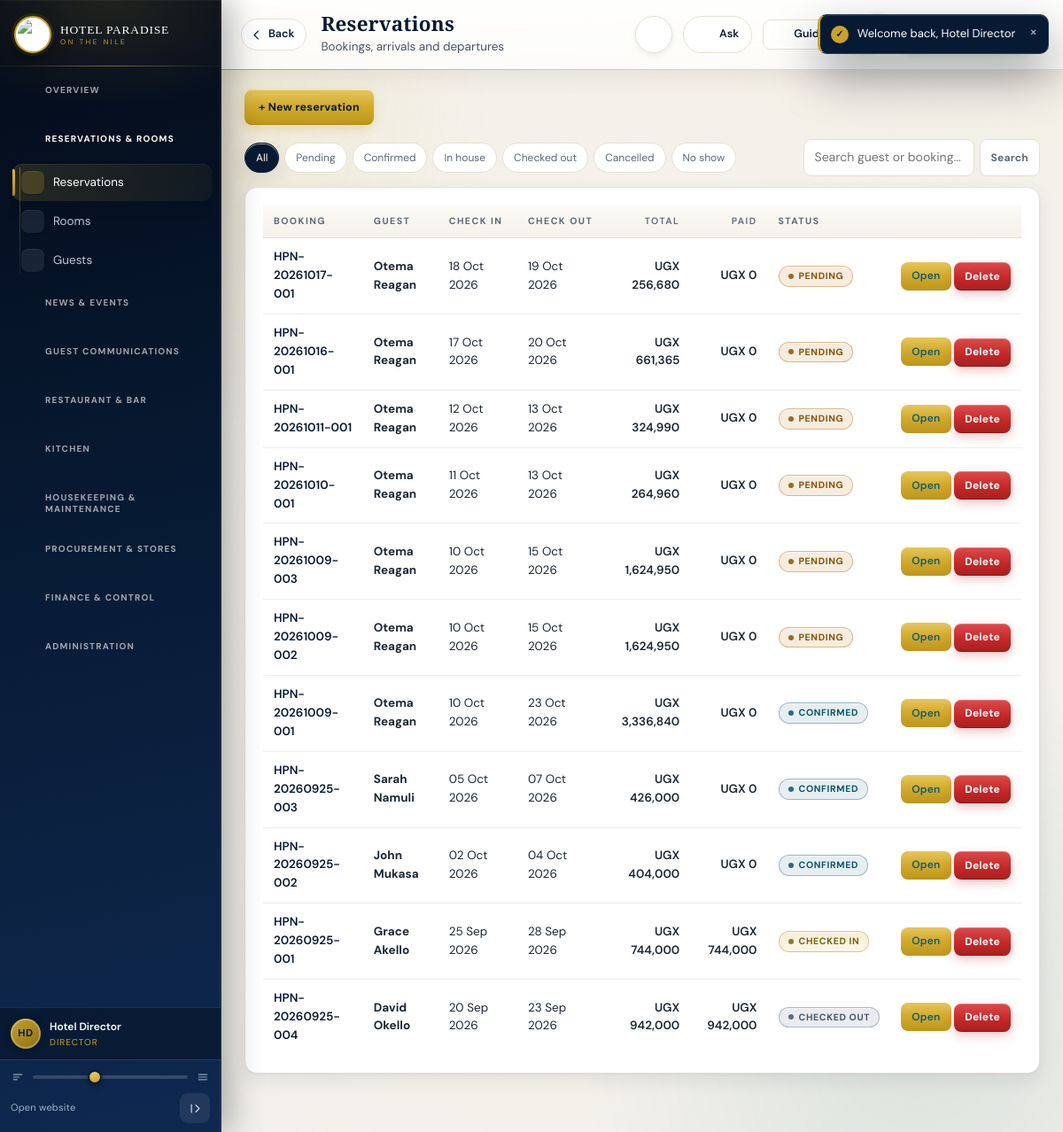
Screenshot of /backend-php/index.php?page=reservations (signed in) with the database file from the repository.
### tables this page shows
CREATE TABLE `reservations` (
  `id` bigint(20) UNSIGNED NOT NULL,
  `hotel_id` bigint(20) UNSIGNED NOT NULL,
  `guest_id` bigint(20) UNSIGNED NOT NULL,
  `booking_number` varchar(60) NOT NULL,
  `source` enum('website','walk_in','phone','email','agent','other') DEFAULT 'walk_in',
  `check_in` datetime NOT NULL,
  `check_out` datetime NOT NULL,
  `adults` int(11) DEFAULT 1,
  `children` int(11) DEFAULT 0,
  `status` enum('pending','confirmed','checked_in','checked_out','cancelled','no_show') DEFAULT 'pending',
  `room_rate` decimal(14,2) DEFAULT 0.00,
  `nights` int(11) DEFAULT 1,
  `subtotal` decimal(14,2) NOT NULL DEFAULT 0.00,
  `tax` decimal(14,2) NOT NULL DEFAULT 0.00,
  `total` decimal(14,2) NOT NULL DEFAULT 0.00,
  `paid` decimal(14,2) NOT NULL DEFAULT 0.00,
  `notes` text DEFAULT NULL,
  `created_at` timestamp NULL DEFAULT NULL,
  `updated_at` timestamp NULL DEFAULT NULL,
  `deleted_at` timestamp NULL DEFAULT NULL,
  `deleted_by` bigint(20) UNSIGNED DEFAULT NULL
);

CREATE TABLE `guests` (
  `id` bigint(20) UNSIGNED NOT NULL,
  `user_id` bigint(20) UNSIGNED DEFAULT NULL,
  `hotel_id` bigint(20) UNSIGNED NOT NULL,
  `full_name` varchar(190) NOT NULL,
  `phone` varchar(50) DEFAULT NULL,
  `email` varchar(190) DEFAULT NULL,
  `nationality` varchar(100) DEFAULT NULL,
  `id_type` varchar(50) DEFAULT NULL,
  `id_number` varchar(100) DEFAULT NULL,
  `created_at` timestamp NULL DEFAULT NULL,
  `updated_at` timestamp NULL DEFAULT NULL,
  `deleted_at` timestamp NULL DEFAULT NULL,
  `deleted_by` bigint(20) UNSIGNED DEFAULT NULL
);

### backend-php/modules/reservations.php (the view, shortened to what this page needs)
<?php
$st=$_GET['st']??'';
$qtext=trim($_GET['q']??'');
$where='1=1'; $params=[];
$where.=' AND r.deleted_at IS NULL';
$list=rows("SELECT r.id,r.booking_number,r.check_in,r.check_out,r.status,r.total,r.paid,r.adults,g.full_name FROM reservations r JOIN guests g ON g.id=r.guest_id WHERE $where ORDER BY r.check_in DESC LIMIT 200",$params);
echo '<div class="toolbar"><a class="btn" href="'.BASE.'/index.php?page=reservations&act=new">+ New reservation</a></div>';
echo '<div class="rfilter">';
foreach([''=>'All','pending'=>'Pending','confirmed'=>'Confirmed','checked_in'=>'In house','checked_out'=>'Checked out','cancelled'=>'Cancelled','no_show'=>'No show'] as $k=>$v4){
 echo '<a href="'.BASE.'/index.php?page=reservations'.($k?'&st='.$k:'').'"><button class="'.($st===$k?'on':'').'">'.$v4.'</button></a>';
}
echo '<form method="get" style="margin-left:auto;display:flex;gap:6px"><input type="hidden" name="page" value="reservations"><input name="q" value="'.e($qtext).'" placeholder="Search guest or booking..." style="padding:9px 12px;border:1px solid var(--line);border-radius:9px"><button class="btn sm">Search</button></form></div>';
echo '<div class="panel"><table class="tbl"><thead><tr><th>Booking</th><th>Guest</th><th>Check in</th><th>Check out</th><th class="num">Total</th><th class="num">Paid</th><th>Status</th><th></th></tr></thead><tbody>';
foreach($list as $r){ echo '<tr><td>'.e($r['booking_number']).'</td><td><b>'.e($r['full_name']).'</b></td><td>'.fmtdate($r['check_in']).'</td><td>'.fmtdate($r['check_out']).'</td><td class="num">'.money($r['total']).'</td><td class="num">'.money($r['paid']).'</td><td>'.status_badge($r['status']).'</td><td style="white-space:nowrap"><a class="btn sm" href="'.BASE.'/index.php?page=reservations&view='.(int)$r['id'].'">Open</a> '.trash_button('reservations',(int)$r['id'],'reservations').'</td></tr>'; }
echo '</tbody></table></div>';

### backend-php/app/bootstrap.php (shortened to what this page needs)
<?php
if(!function_exists('hp_config')){
 function hp_config(): array{
  $file=__DIR__.'/../config.php';
  if(!is_readable($file)) return $cfg=[];
  $got=include $file;
  return $cfg=is_array($got)?$got:[];
 }
}
function db_config(): array{
 $fromFile=hp_config();
 $fromConfig=function(string $path) use($fromFile){
  $node=$fromFile;
  foreach(explode('.',$path) as $step){
   if(!is_array($node)||!array_key_exists($step,$node)) return null;
   $node=$node[$step];
  }
  return $node;
 };
 $pick=function(string $path,string $env,string $fallback) use($fromConfig): string{
  $v=getenv($env);
  if(is_string($v)&&$v!=='') return $v;
  $v=$fromConfig($path);
  if(is_string($v)&&$v!=='') return $v;
  return $fallback;
 };
 $host=$pick('db.host','HP_DB_HOST','127.0.0.1');
 $port=$pick('db.port','HP_DB_PORT','');
 return $cfg=[
  'dsn'=>'mysql:host='.$host.($port!==''?';port='.$port:'').';charset=utf8mb4',
  'host'=>$host,'port'=>$port,
  'name'=>$pick('db.name','HP_DB_NAME','hotelpardise_system'),
  'user'=>$pick('db.user','HP_DB_USER','hotelpardise_system'),
  'pass'=>$pick('db.pass','HP_DB_PASS',''),
  'web'=>[
   'name'=>$pick('web_db.name','HP_WEB_DB_NAME','hotelpardise_website'),
   'user'=>$pick('web_db.user','HP_WEB_DB_USER','hotelpardise_website'),
   'pass'=>$pick('web_db.pass','HP_WEB_DB_PASS',''),
  ],
 ];
}
function db_connect(string $dsn,string $dbName,string $user,string $pass): PDO{
  try{
   return new PDO($dsn.';dbname='.$dbName,$user,$pass,[
    PDO::ATTR_ERRMODE=>PDO::ERRMODE_EXCEPTION,
    PDO::ATTR_DEFAULT_FETCH_MODE=>PDO::FETCH_ASSOC
   ]);
  }catch(PDOException $e){
   $reason=db_failure_reason($e,$dbName,$user);
   error_log('[hotel db] cannot open '.$dbName.' as '.$user.'@'.db_config()['host']
    .' [SQLSTATE '.$e->getCode().']: '.$reason);
   throw new RuntimeException($reason,0);
  }
}
function db(): PDO{
  static $pdo=null;
  if($pdo===null){
   $c=db_config();
   try{
    $pdo=db_connect($c['dsn'],$c['name'],$c['user'],$c['pass']);
   }catch(RuntimeException $e){
    db_setup_page($e->getMessage());
   }
  }
  return $pdo;
}
function q(string $sql,array $p=[]){ $st=db()->prepare($sql); $st->execute($p); return $st; }
function rows(string $sql,array $p=[]){ return q($sql,$p)->fetchAll(); }
function e($v=null): string{ return htmlspecialchars((string)$v,ENT_QUOTES,'UTF-8'); }
function money($v): string{ return 'UGX '.number_format((float)$v,0); }
function fmtdate($d): string{ return $d?date('d M Y',strtotime((string)$d)):''; }
function badge(string $text,string $tone='grey'): string{
 static $tones=['ok'=>1,'warn'=>1,'bad'=>1,'gold'=>1,'navy'=>1,'blue'=>1,'grey'=>1];
 $t=isset($tones[$tone])?$tone:'grey';
 return '<span class="badge '.e($t).'">'.e($text).'</span>';
}
require_once __DIR__.'/trash.php';

### backend-php/app/trash.php (shortened to what this page needs)
<?php
function trash_registry(): array{
 return [
  'guests'                =>['label'=>'Guest',          'title'=>'full_name',      'desc'=>'email',          'page'=>'guests'],
  'suppliers'             =>['label'=>'Supplier',        'title'=>'name',           'desc'=>'contact_person','page'=>'suppliers'],
  'users'                 =>['label'=>'Team member','title'=>'name',           'desc'=>'email',          'page'=>'users'],
  'inventory_items'       =>['label'=>'Stock item','title'=>'name','desc'=>'code','page'=>'inventory'],
  'expenses'              =>['label'=>'Expense','title'=>'number','desc'=>'description','page'=>'expenses'],
  'event_requests'        =>['label'=>'Event request','title'=>'request_number','desc'=>'full_name','page'=>'events'],
  'facility_enquiries'    =>['label'=>'Facility enquiry','title'=>'enquiry_number','desc'=>'full_name','page'=>'events'],
  'news_posts'            =>['label'=>'News post','title'=>'title','desc'=>'category','page'=>'news'],
  'reservations'          =>['label'=>'Reservation','title'=>'booking_number','desc'=>'status','page'=>'reservations'],
  'purchase_requisitions' =>['label'=>'Requisition','title'=>'number','desc'=>'status','page'=>'purchases'],
  'purchase_orders'       =>['label'=>'Purchase order','title'=>'number','desc'=>'status','page'=>'purchases'],
  'rooms'                 =>['label'=>'Room','title'=>'room_number','desc'=>'status','page'=>'rooms'],
  'room_types'            =>['label'=>'Room type','title'=>'name','desc'=>'description','page'=>'rooms'],
 ];
}
function trash_meta(string $table): ?array{ return trash_registry()[$table]??null; }
function trash_button(string $table,int $id,string $back=''): string{
 $meta=trash_meta($table);
 $msg='Move this '.$meta['label'].' to the Trash? You can restore it later from the Trash page.';
 return '<form method="post" class="actForm" onsubmit="return confirm('.json_encode($msg,JSON_UNESCAPED_SLASHES|JSON_HEX_APOS).')">'
  .'<input type="hidden" name="trash_action" value="trash">'
  .'<input type="hidden" name="table" value="'.e($table).'">'
  .'<input type="hidden" name="id" value="'.(int)$id.'">'
  .'<input type="hidden" name="back" value="'.e($back).'">'
  .'<button class="btn sm danger" type="submit">Delete</button></form>';
}

### rows the page displays
reservations: booking_number "HPN-20261017-001", guest.full_name "Otema Reagan", check_in "18 Oct 2026", check_out "19 Oct 2026", total "UGX 256,680", paid "UGX 0", status "PENDING"
reservations: booking_number "HPN-20261016-001", guest.full_name "Otema Reagan", check_in "17 Oct 2026", check_out "20 Oct 2026", total "UGX 661,365", paid "UGX 0", status "PENDING"
reservations: booking_number "HPN-20261011-001", guest.full_name "Otema Reagan", check_in "12 Oct 2026", check_out "13 Oct 2026", total "UGX 324,990", paid "UGX 0", status "PENDING"
reservations: booking_number "HPN-20261010-001", guest.full_name "Otema Reagan", check_in "11 Oct 2026", check_out "13 Oct 2026", total "UGX 264,960", paid "UGX 0", status "PENDING"
reservations: booking_number "HPN-20261009-003", guest.full_name "Otema Reagan", check_in "10 Oct 2026", check_out "15 Oct 2026", total "UGX 1,624,950", paid "UGX 0", status "PENDING"
reservations: booking_number "HPN-20261009-002", guest.full_name "Otema Reagan", check_in "10 Oct 2026", check_out "15 Oct 2026", total "UGX 1,624,950", paid "UGX 0", status "PENDING"
reservations: booking_number "HPN-20261009-001", guest.full_name "Otema Reagan", check_in "10 Oct 2026", check_out "23 Oct 2026", total "UGX 3,336,840", paid "UGX 0", status "CONFIRMED"
reservations: booking_number "HPN-20260925-003", guest.full_name "Sarah Namuli", check_in "05 Oct 2026", check_out "07 Oct 2026", total "UGX 426,000", paid "UGX 0", status "CONFIRMED"
reservations: booking_number "HPN-20260925-002", guest.full_name "John Mukasa", check_in "02 Oct 2026", check_out "04 Oct 2026", total "UGX 404,000", paid "UGX 0", status "CONFIRMED"
reservations: booking_number "HPN-20260925-001", guest.full_name "Grace Akello", check_in "25 Sep 2026", check_out "28 Sep 2026", total "UGX 744,000", paid "UGX 744,000", text "CHECKED IN"
reservations: booking_number "HPN-20260925-004", guest.full_name "David Okello", check_in "20 Sep 2026", check_out "23 Sep 2026", total "UGX 942,000", paid "UGX 942,000", text "CHECKED OUT"

### other values shown
$group['label'] "OVERVIEW"
$group['label'] "RESERVATIONS & ROOMS"
$label "Reservations"
$label "Rooms"
$label "Guests"
$group['label'] "NEWS & EVENTS"
$group['label'] "GUEST COMMUNICATIONS"
$group['label'] "RESTAURANT & BAR"
$group['label'] "KITCHEN"
$group['label'] "HOUSEKEEPING & MAINTENANCE"
$group['label'] "PROCUREMENT & STORES"
$group['label'] "FINANCE & CONTROL"
$group['label'] "ADMINISTRATION"
initials($me) "HD"
$me "Hotel Director"
